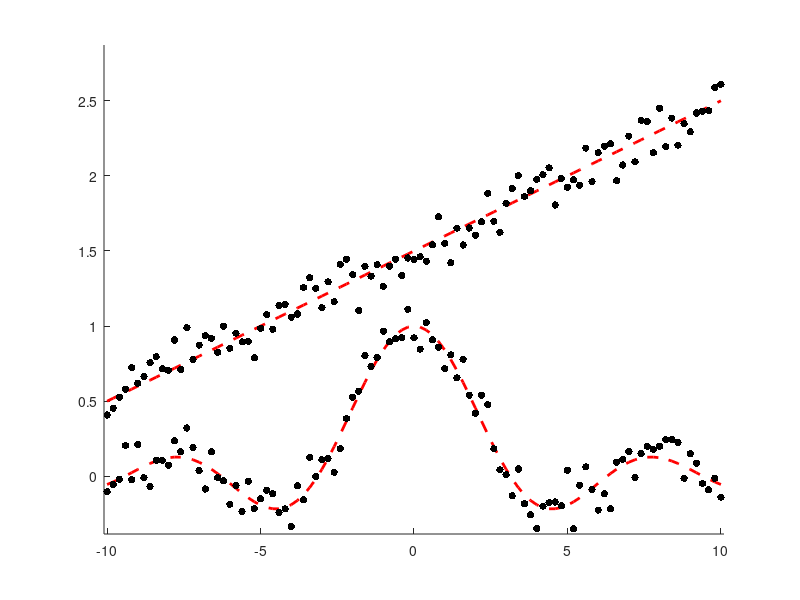

Recreate this plot in MATLAB. (Note: this script raises an error after producing the figure.)
%Demonstrates the mvrvm algorithm on a toy example. Part of the code was
%derived from Tipping's matlab code for top down rvm for sing variate
%output.


%  @file mvrvm_example.m
%  				Author Arasanathan Thayananthan ( at315@cam.ac.uk)
%               (c) Copyright University of Cambridge
%  
%     This library is free software; you can redistribute it and/or
%     modify it under the terms of the GNU Lesser General Public
%     License as published by the Free Software Foundation; either
%     version 2 of the License, or (at your option) any later version.
%  
%     This library is distributed in the hope that it will be useful,
%     but WITHOUT ANY WARRANTY; without even the implied warranty of
%     MERCHANTABILITY or FITNESS FOR A PARTICULAR PURPOSE.  See the GNU
%     Lesser General Public License for more details.
%  
%     You should have received a copy of the GNU Lesser General Public
%     License along with this library; if not, write to the Free Software
%     Foundation, Inc., 59 Temple Place, Suite 330, Boston, MA  02111-1307  USA
 
 



function MVRVM_example



close all;
 randn('state',5)

 N		= 101;
 noise		= [0.1 0.1];
 kernel_	= '+Gauss';
 width		= 3.0;
 maxIts	= 10;

% Generate the sinc data
 
X	= 10*[-1:2/(N-1):1]';

y1	= sin(abs(X))./abs(X);
y1(find(X==0))=1;
% Generate linear data
y2=0.1*X+1.5;


%Multivariate output
y=[y1 y2]

%Introduce some noise
t	= y + repmat(noise,N,1).*randn(N,2);


% Plot the data and function
% 
figure(1)
hold on;
h_y=plot(X,y(:,1),'r--','LineWidth',2);
plot(X,y(:,2),'r--','LineWidth',2);
plot(X,t(:,1),'black.','MarkerSize',16)
plot(X,t(:,2),'black.','MarkerSize',16)

box = [-10.1 10.1 1.1*[min(min(t)) max(max(t))]];
axis(box)
drawnow


PHI	= sbl_kernelFunction(X,X,kernel_,width);


[weights, used, alpha, beta] = mvrvm(PHI,t,maxIts);

%need to check if bias is used or not
 
if kernel_(1)=='+'	
  used	= used - 1;
  if used(1)~=0
    kernel_(1)	= [];
  else
    used(1)	= [];
  end
end

 

%
% Plot the results
PHI	= sbl_kernelFunction(X,X(used,:),kernel_,width);
y_rvm	= PHI*weights; 

h_yrvm = plot(X,y_rvm(:,1),'b-','LineWidth',2);
h_rv	= plot(X(used),t(used,1),'go','LineWidth',2,'MarkerSize',10);
h_yrvm = plot(X,y_rvm(:,2),'b-','LineWidth',2);
h_rv	= plot(X(used),t(used,2),'go','LineWidth',2,'MarkerSize',10);
legend([h_y h_yrvm h_rv],'target functions','RVM predictor','RVs')
hold off
%title('RVM for Multivariate Traget Functions','FontSize',14)
%
% Output some info
% 
fprintf('\nRVM regression test error (RMS): %g\n', ...
	sqrt(mean((y-y_rvm).^2)))
fprintf('\testimated noise level: %.4f (true: %.4f)\n', ...
	sqrt(1./beta), noise)